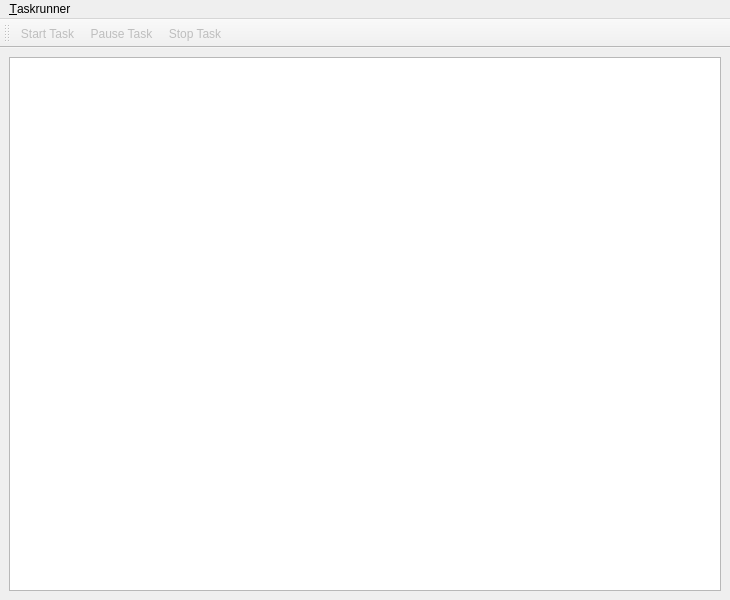
<?xml version="1.0" encoding="UTF-8"?>
<ui version="4.0">
 <class>MainWindow</class>
 <widget class="QMainWindow" name="MainWindow">
  <property name="geometry">
   <rect>
    <x>0</x>
    <y>0</y>
    <width>730</width>
    <height>600</height>
   </rect>
  </property>
  <property name="acceptDrops">
   <bool>false</bool>
  </property>
  <property name="windowTitle">
   <string>qudi: task runner</string>
  </property>
  <widget class="QWidget" name="centralwidget">
   <layout class="QGridLayout" name="gridLayout">
    <item row="0" column="0" rowspan="2">
     <widget class="QTableView" name="taskTableView"/>
    </item>
   </layout>
  </widget>
  <widget class="QMenuBar" name="menubar">
   <property name="geometry">
    <rect>
     <x>0</x>
     <y>0</y>
     <width>730</width>
     <height>18</height>
    </rect>
   </property>
   <widget class="QMenu" name="menuTaskrunner">
    <property name="title">
     <string>&amp;Taskrunner</string>
    </property>
    <addaction name="actionClose"/>
   </widget>
   <addaction name="menuTaskrunner"/>
  </widget>
  <widget class="QToolBar" name="toolBar">
   <property name="enabled">
    <bool>true</bool>
   </property>
   <property name="windowTitle">
    <string>toolBar</string>
   </property>
   <attribute name="toolBarArea">
    <enum>TopToolBarArea</enum>
   </attribute>
   <attribute name="toolBarBreak">
    <bool>false</bool>
   </attribute>
   <addaction name="actionStart_Task"/>
   <addaction name="actionPause_Task"/>
   <addaction name="actionStop_Task"/>
  </widget>
  <action name="actionStart_Task">
   <property name="enabled">
    <bool>false</bool>
   </property>
   <property name="icon">
    <iconset>
     <normaloff>../../artwork/icons/oxygen/22x22/media-playback-start.png</normaloff>../../artwork/icons/oxygen/22x22/media-playback-start.png</iconset>
   </property>
   <property name="text">
    <string>Start Task</string>
   </property>
   <property name="toolTip">
    <string>Start / Pause / Resume the task</string>
   </property>
  </action>
  <action name="actionClose">
   <property name="icon">
    <iconset>
     <normaloff>../../artwork/icons/oxygen/22x22/application-exit.png</normaloff>../../artwork/icons/oxygen/22x22/application-exit.png</iconset>
   </property>
   <property name="text">
    <string>&amp;Close</string>
   </property>
  </action>
  <action name="actionPause_Task">
   <property name="enabled">
    <bool>false</bool>
   </property>
   <property name="icon">
    <iconset>
     <normaloff>../../artwork/icons/oxygen/22x22/media-playback-pause.png</normaloff>../../artwork/icons/oxygen/22x22/media-playback-pause.png</iconset>
   </property>
   <property name="text">
    <string>Pause Task</string>
   </property>
  </action>
  <action name="actionStop_Task">
   <property name="enabled">
    <bool>false</bool>
   </property>
   <property name="icon">
    <iconset>
     <normaloff>../../artwork/icons/oxygen/22x22/media-playback-stop.png</normaloff>../../artwork/icons/oxygen/22x22/media-playback-stop.png</iconset>
   </property>
   <property name="text">
    <string>Stop Task</string>
   </property>
  </action>
 </widget>
 <resources/>
 <connections>
  <connection>
   <sender>actionClose</sender>
   <signal>triggered()</signal>
   <receiver>MainWindow</receiver>
   <slot>close()</slot>
   <hints>
    <hint type="sourcelabel">
     <x>-1</x>
     <y>-1</y>
    </hint>
    <hint type="destinationlabel">
     <x>364</x>
     <y>299</y>
    </hint>
   </hints>
  </connection>
 </connections>
</ui>
